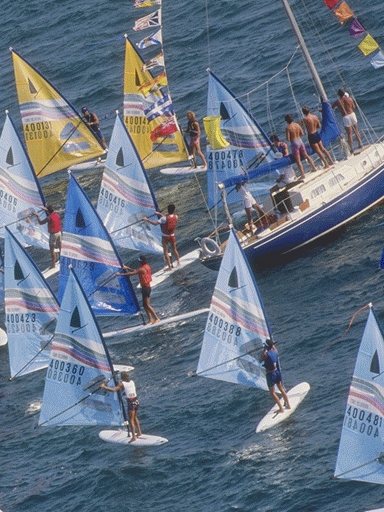
%> input picture XLA_NC/Code_Sach/Code8_2_3/D1.bmp, 384 x 512 px
$ octave --eval "code8_2_3;"   (GNU Octave 9; MATLAB toolbox functions it lacks are replaced by stand-ins)
%> lines starting %> are read from the running program, lines starting %| are printed output that depends on the picture
function code8_2_3()
    clc;
    clear;
    image1 = (imread('D1.bmp'));
%> image1 is the input picture: size 512x384x3 uint8; mean R, G, B 100.6, 114, 130.4
    [h, w, r] = size(image1);
%> h = 512; w = 384; r = 3
    image2 = (imread('D2.bmp'));
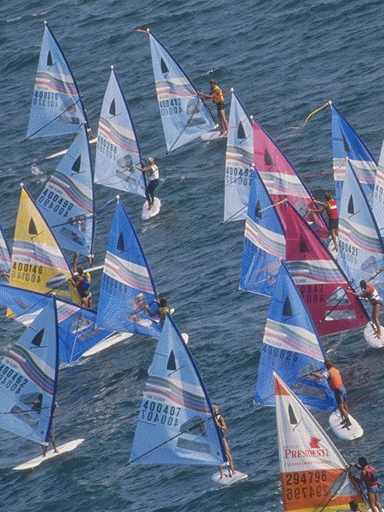
%> input picture XLA_NC/Code_Sach/Code8_2_3/D2.bmp, 384 x 512 px
%> image2 is the input picture: size 512x384x3 uint8; mean R, G, B 96.1, 112.1, 136.9
    T0(:, :, :, 1) = image1; T0(:, :, :, 2) = image2;
    subplot(121), imshow(image1); subplot(122), imshow(image2);
    image11 = multi_resolution(image1, 2);
    image22 = multi_resolution(image2, 2);
%> call 2 of multi_resolution, with n = 2
%> after the loop in multi_resolution (call 2), `for i = 1:step:r1`:
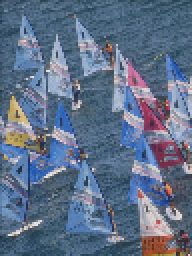
%> T: size 128x96x3 uint8 (shown 2 times larger); mean R, G, B 95.7, 111.8, 136.5
    [r1, c1, d1] = size(image11);
%> r1 = 128; c1 = 96; d1 = 3
    [r2, c2, d2] = size(image22);
%> r2 = 128; c2 = 96; d2 = 3
    % calculate phase correlation offsets
    tic
    fprintf(' calculate phase correlation offsets...');
    [i, j] = poc_2pow(image11, image22);
    coor_shift(1, 1) = i;
    coor_shift(1, 2) = j;
    coor_shift(2, 1) = 0; coor_shift(2, 2) = 0;
    coor_shift = coor_shift * 2^2; % % % convert to offsets of original image
    toc
    %transform into cylindrical coordinate system
    tic
    f = sqrt(h^2 + w^2);
    [T1, coor_shift02] = coortransf(T0, f, coor_shift);
    toc
    %fuse overlapping areas
    tic
    fprintf('Fusing overlapping areas and stitching the image...');
    panorama1 = mosaic(T1(:, :, :, 1), T1(:, :, :, 2), coor_shift02(1, 1), coor_shift02(1, 2));
    toc

    %image reconstruction
    tic
    fprintf('Saving and displaying the result...');
    imwrite(panorama1, 'pic2.jpg', 'jpg');
    imshow(panorama1, []);
    toc

function T = multi_resolution(Xb, n)
    % multiresolution decomposition
    [r1, c1, d1, N] = size(Xb);

    for i = 1:N
        Xb(:, :, 1, N) = filter2(fspecial('gaussian'), Xb(:, :, 1, N)); % %Default parameters of Gaussian filter [3 3]ˈ
        sigma = 0.5
        Xb(:, :, 2, N) = filter2(fspecial('gaussian'), Xb(:, :, 2, N));
        Xb(:, :, 3, N) = filter2(fspecial('gaussian'), Xb(:, :, 3, N));
    end

    step = 2^n;

    for i = 1:step:r1
        for j = 1:step:c1
            T((i + step - 1) / step, (j + step - 1) / step, :, :) = Xb(i, j, :, :);
        end
    end

function [dis, dm] = poc_2pow(imageL, imageR);
    %% phase correlation algorithm
    % imageL=image1;
    % imageR=image2;
    [H1, W1, d1] = size(imageL);
%> H1 = 128; W1 = 96
    [H2, W2, d2] = size(imageR);
%> H2 = 128; W2 = 96; d2 = 3
    if d1 == 3 imageL = rgb2gray(imageL);
    end %%%grayscale
    if d2 == 3 imageR = rgb2gray(imageR);
    end
    % extract the binary outlines of the 2-exponential histogram
    [imageL, t1] = edge(imageL, 'canny', [], 1.2); % % % %sigma=1.2(Default 1)
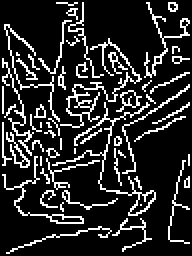
%> imageL: size 128x96 logical (shown 2 times larger); 16.4% white in thin lines or dots
%> t1 = [0.115 0.288]
    [imageR, t2] = edge(imageR, 'canny', [], 1.2); % % % % auto select the threshold value
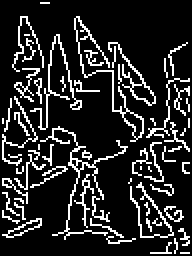
%> imageR: size 128x96 logical (shown 2 times larger); 15.6% white in thin lines or dots
%> t2 = [0.112 0.28]
    Xb = imageL; Yb = imageR;
    %2-exponential histogram
    for i = 5:11
        index2 = 2^i;
        if index2 <= H1 && index2 <= W1 h1 = index2;
        end
        if index2 <= H2 && index2 <= W2 h2 = index2;
        end
    end
%> after the loop, h1 = 64

    % minhw1=min(h1,w1);
    % minhw2=min(h2,w2);
    minhw1 = h1; minhw2 = h2;
    offset1 = round((H1 - minhw1) / 2);
    offset2 = round((H2 - minhw2) / 2);
    imageL = imageL(offset1:offset1 + minhw1 - 1, W1 - minhw1 + 1:W1); % % %choose right center in the left image
%> imageL: size 64x64 logical; 18.5% white in thin lines or dots
    imageR = imageR(offset2:offset2 + minhw2 - 1, 1:minhw2); % % % % choose left center in the right image
%> imageR: size 64x64 logical; 18.9% white in thin lines or dots
    % phase correlation algorithm for measuring offsets
    A = fft2(im2double(imageL)); %FFT in frequency domain
    B = fft2(im2double(imageR));
    AB = conj(A) .* (B); % % % conjugated convolution, equals to phase transformation
    modAB = abs(AB);
    %peak valueˈ˄IˈJ˅save peak coordinates which are offsets
    COR = ifft2(AB); % % %unnormalize, reverse transformation for coeerlation
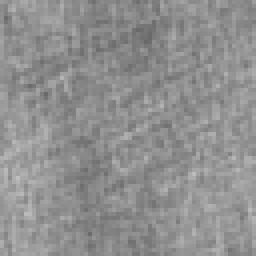
%> COR: size 64x64 double (shown 4 times larger); min 105, max 190, mean 143.6
    emin = 100000;
    % for i=1:10
    [maxC, sorti] = max(COR);
%> maxC = 64 values, max 190 at index 5, min 153 at index 25, mean 170.4; sorti = 64 values, max 62 at index 56, min 3 at index 21, mean 35.23
    [C, J] = max(maxC);
%> C = 190; J = 5
    I = sorti(J);
%> I = 45

    if I < 20 dis = I;
    elseif H2 - I < 20 dis = (I - H2);
    else dis = 0;
    end
    dm = J;
%> dm = 5
%> in code8_2_3, `[i, j] = poc_2pow(image11, image22);`: i = 0; j = 5
%> in code8_2_3, `coor_shift = coor_shift * 2^2;`: coor_shift = [0 20; 0 0]

function [T1, coor_shift02] = coortransf(T0, f, coor_shift)
%> called with f = 640, coor_shift = [0 20; 0 0]
    %%transformation from image coordinate to cylindrical coordinate
    %transform input image sequence T0 with focal length f
    coor_shift02 = coor_shift; % % % % the first dimension (row values) stay unchanged and the second dimension (column values) update after mapping
%> coor_shift02 = [0 20; 0 0]
    [H, W, r, N] = size(T0);
    w2f = W / 2 / f;
    h2 = H / 2;
    constant2 = f * atan(W / (2 * f));
    constant1 = h2;

    for y = 1:W % % % % % % columns
        angle = atan(y / f - w2f); % % % %atan((y-W/2)/f);
        y1 = uint16(f * angle + constant2);
        if y1 == 0 y1 = 1; end
        for x = 1:H % % % % % % % % % % % % rows
            x1 = uint16((x - h2) * cos(angle) + constant1);
            if x1 == 0 x1 = 1;
            end
            if r == 3 % % % % % % % % % % % % %color image
                for n = 1:N % % % % % % % % %
                    if (y == coor_shift(n, 2)) coor_shift02(n, 2) = y1;
                    end %%%corresponding offsets
                    T1(x1, y1, :, n) = T0(x, y, :, n); % % % % mapping of points
                end
            elseif r == 1
            end
        end

    end
%> after the loop, coor_shift02 = [0 19; 0 0]

    [h, w, a, N] = size(T1);
    for i = 1:60
        for j = 1:w
            if (T1(i, j, :, :) == 0)
                T1(i, j, :, :) = 255;
            end

            if (T1(h - i, j, :, :) == 0)
                T1(i, j, :, :) = 255;
            end
        end

    end

function D = mosaic(image1, image2, i, j)
%> called with i = 0, j = 19
    [ra, ca, a] = size(image1);
    [rb, cb, b] = size(image2);
    Xa = image1; Ya = image2;
%> after `Ya = image2`:
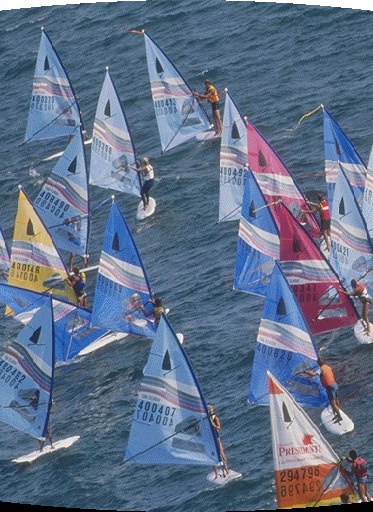
%> Ya: size 512x373x3 uint8; mean R, G, B 96.5, 112.4, 136.9
    % dis=i;%%% top and bottom offsets
    dis = i;
%> dis = 0
    EXa = zeros(abs(dis), ca, 3) + 255;
    EXb = zeros(abs(dis), cb, 3) + 255;

    if dis > 1
        Xa = [EXa; Xa];
        Ya = [Ya; EXb];
    elseif dis <- 1
        Xa = [Xa; EXa];
        Ya = [EXb; Ya];

    end

    dm = j; % % % stitching crack width ,limited no more than 50 pel
%> dm = 19
    A = Xa(:, 1:(ca - dm - 1), :);
    B1 = Xa(:, (ca - dm):ca, :);
    B2 = Ya(:, 1:dm, :);
    B = imagefusion02(B1, B2); % %partial overlapping(fusion)
    C = Ya(:, (dm + 1):cb, :); % % cut out the rest part of the second image
    D = [A, B, C]; % %merge and complete stitching
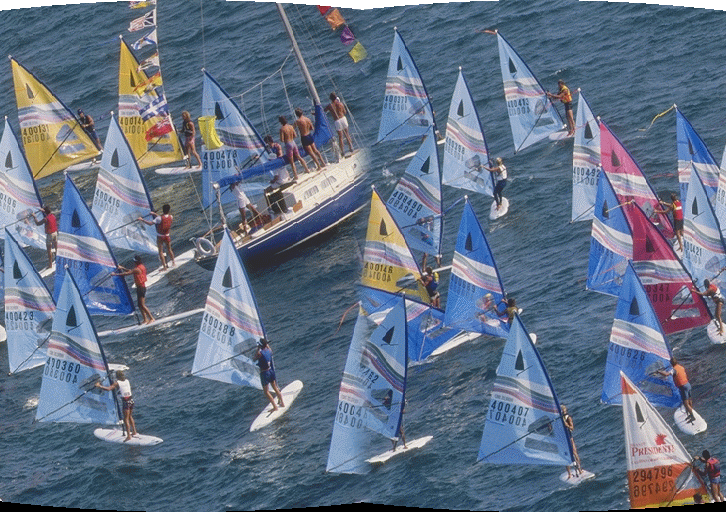
%> D: size 512x726x3 uint8; mean R, G, B 98.8, 113.2, 133.5
    %%%% eliminate accumulative errors
    [r, c] = size(D);

    if dis > 1
        D = D(1:(r - dis), :, :);
    elseif dis <- 1
        D = D((abs(dis) + 1):r, :, :);
    end

function [dis, dm] = phase_correlation(image1, image2);
    % phase correlation algorithm
    %%% C=phase_correlation(imagea,imageb) input two images
    [H1, W1, d1] = size(image1);
    [H2, W2, d2] = size(image2);
    if d1 == 3 image1 = rgb2gray(image1);
    end %%%grayscale
    if d2 == 3 image2 = rgb2gray(image2);
    end
    Xb = image1; Yb = image2;
    [image1, t1] = edge(image1, 'canny');
    [image2, t2] = edge(image2, 'canny');
    A = fft2(im2double(image1)); %FFT in frequency domain
    B = fft2(im2double(image2));
    AB = conj(A) .* (B); % % % conjugated convolution, equals to phase transformation
    COR = ifft2(AB); % % % unnormalize, reverse transformation for coeerlation
    [C, i] = max(COR); [C, J] = max(C); I = i(J); % % % peak valueˈ˄IˈJ˅save peak coordinates which are offsets

    if I < 15 dis = I;
    elseif H2 - I < 15 dis = I - H2;
    else dis = 0;
    end

    dm = J;

function C = imagefusion02(A, B)
    %%%image fusion
    [M, N, D] = size(A);

    if D == 3
        for i = 1:(N - 1)
            C(:, i, :) = round((double(A(:, i, :)) * (N - i) + double(B(:, i, :)) * i) / N);
        end

    elseif D == 1
        for i = 1:(N - 1)
            C(:, i) = round((double(A(:, i)) * (N - i) + double(B(:, i)) * i) / N);
        end
    end
    % figure,imshow(C/max(max(max(C))))
